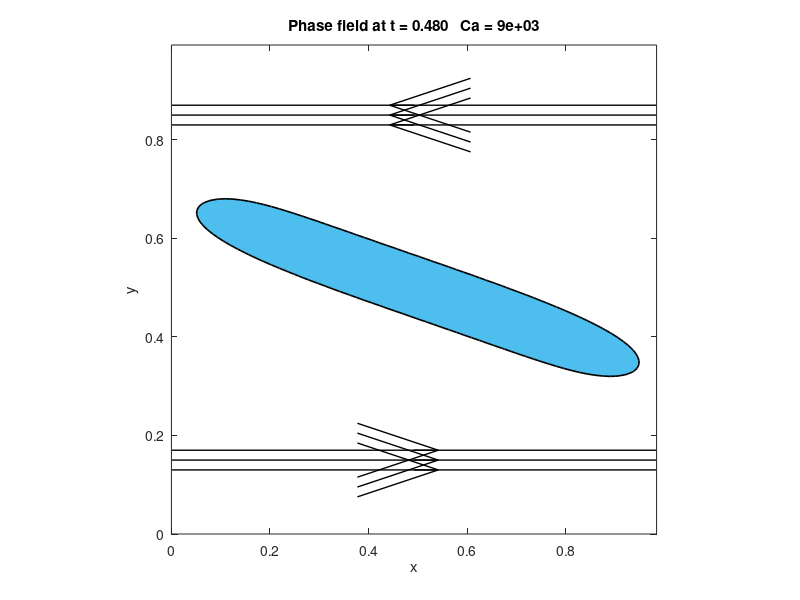

MATLAB code to generate this figure:
% phasefield_capillary_single.m
% Single-case demonstration of Capillary number influence on a 2D droplet.
% Phase-field (Cahn-Hilliard) with frozen prescribed velocity field.
% Pseudo-spectral in space, semi-implicit in time. Streamslice overlay.

clear; close all; clc;

% ca= 10 to 10000

Ca=9000;


factor=Ca/10000;
%% Domain and discretisation
L = 1.0;            % domain length
Nx = 128/2; Ny = 128; % grid resolution (prefer powers of two)
x = (0:Nx-1)/Nx*L;  y = (0:Ny-1)/Ny*L;
[XX,YY] = meshgrid(x,y);

% Spectral wavenumbers for fft2 (MATLAB ordering)
kx = (2*pi/L)*[0:(Nx/2-1) (-Nx/2):-1];
ky = (2*pi/L)*[0:(Ny/2-1) (-Ny/2):-1];
[KX,KY] = meshgrid(kx,ky);
K2 = KX.^2 + KY.^2;
K4 = K2.^2;
K2(1,1) = 1; K4(1,1) = 1; % prevent NaN, harmless since multiplied by zero where needed

%% Phase-field and physical parameters
epsilon = 0.02;   % interface thickness
M = 1e-3;         % mobility
mu = 1.0;         % dynamic viscosity (reference) 
U0 = 1*factor;        % velocity amplitude (change to vary Ca)
R = 0.18;         % initial droplet radius
center = [0.5,0.5];
sigma=1e-4;

Ca = mu*U0/sigma
% Map sigma to lambda via approximate relation sigma ~ (2*sqrt(2)/3)*lambda/epsilon
lambda = (3*epsilon*sigma)/(2*sqrt(2));

fprintf('Capillary number Ca = %.3g (mu=%g, U0=%g, sigma=%g)\n', Ca, mu, U0, sigma);

%% Time stepping
dt = 2e-4;        % time step; reduce if instability occurs
nsteps = 2400;    % total steps
plotInterval = 30; % plotting frequency

% Initial condition: smooth circle via tanh
rr = sqrt( (XX-center(1)).^2 + (YY-center(2)).^2 );
phi = tanh( (R - rr)/(sqrt(2)*epsilon) ); % +1 inside, -1 outside

% Precompute denominator for semi-implicit update
denom = 1 + dt*M*lambda*epsilon^2 .* K4;

% Prepare figure
figure('Units','normalized','Position',[0.12 0.12 0.7 0.7]);


for n = 1:nsteps %https://uk.mathworks.com/help/matlab/ref/annotation.html

    % Prescribed, divergence-free, periodic velocity field:
    % horizontal shear-like profile: u_x = U0 * sin(2*pi*y/L)
    u_x = U0 * sin(2*pi*YY/L);
    u_y = zeros(size(u_x));

    % Chemical potential nonlinear part f(phi) = lambda*(phi^3 - phi)
    fphi = lambda*(phi.^3 - phi);

    % Spectral transforms
    phi_hat = fft2(phi);
    fhat   = fft2(fphi);

    % Compute convective term via spectral derivatives
    dphi_dx = real(ifft2(1i*KX .* phi_hat));
    dphi_dy = real(ifft2(1i*KY .* phi_hat));
    conv = u_x .* dphi_dx + u_y .* dphi_dy;
    conv_hat = fft2(conv);

    % RHS and semi-implicit update
    rhs_hat = phi_hat + dt*( - conv_hat - M * (K2 .* fhat) );
    phi_hat_new = rhs_hat ./ denom;
    phi = real(ifft2(phi_hat_new));

    % mild clipping to [-1,1]
    phi(phi>1) = 1; phi(phi<-1) = -1;

% Visualization
   if mod(n,plotInterval) == 0 || n==1 || n==nsteps
        % clf;
        
        % --- 1. Define a custom colormap and figure color ---
        droplet_color = [0.3010, 0.7450, 0.9330]; % A light blue color
        % First color (white) is for the background, second (blue) is for the droplet
        custom_colormap = [1, 1, 1; droplet_color]; 
        colormap(custom_colormap);
        set(gcf, 'color', 'w'); % Also set the figure background to white
   
        % --- 2. Plot the filled droplet area ---
        % This fills the background with the first colormap color (white) and the
        % droplet with the second colormap color (blue).
        contourf(XX, YY, phi, 1, 'LineStyle', 'none');
        
        hold on; % <-- ADD THIS LINE to layer the next plot on top
        
        % --- 3. Plot the droplet interface line on top of everything ---
        % This draws a black line at the phi=0 contour.
        contour(XX, YY, phi, [0 0], 'k', 'LineWidth', 1.2); % <-- UNCOMMENT THIS LINE
        % --- 4. Draw three horizontal lines around y = 0.75 with arrows pointing left ---
        y_base = 0.85;               % Central y position
        dy = 0.02;                   % Vertical spacing between lines
        x_start = min(XX(:));
        x_end   = max(XX(:));
        x_mid   = 0.5 * (x_start + x_end);
        % --- 5. Draw three horizontal lines around y = 0.1 with arrows pointing right ---
        y_base2 = 0.15;               % Central y position for lower set
        dy2 = 0.02;                  % Vertical spacing
        y_lines2 = [y_base2 - dy2, y_base2, y_base2 + dy2];

        for i = 1:length(y_lines2)
            % Draw horizontal line
            plot([x_start x_end], [y_lines2(i) y_lines2(i)], 'k', 'LineWidth', 1);

            % Draw arrow pointing right at the mid-point
            quiver(x_mid, y_lines2(i), 0.05*(x_end - x_start), 0, 0, ...
                'k', 'MaxHeadSize', 2, 'LineWidth', 1, 'AutoScale', 'off');
        end

        % Define y positions for the three lines
        y_lines = [y_base - dy, y_base, y_base + dy];

        for i = 1:length(y_lines)
            % Draw horizontal line
            plot([x_start x_end], [y_lines(i) y_lines(i)], 'k', 'LineWidth', 1);

            % Draw arrow pointing left at the mid-point
            quiver(x_mid, y_lines(i), -0.05*(x_end - x_start), 0, 0, ...
                'k', 'MaxHeadSize', 2, 'LineWidth', 1, 'AutoScale', 'off');
        end

        % --- Standard Plot Formatting ---
        axis equal tight;
        xlabel('x'); ylabel('y');
       
        title(sprintf('Phase field at t = %.3f   Ca = %.3g', n*dt, Ca));
        hold off;
        
        drawnow;
    end

end


